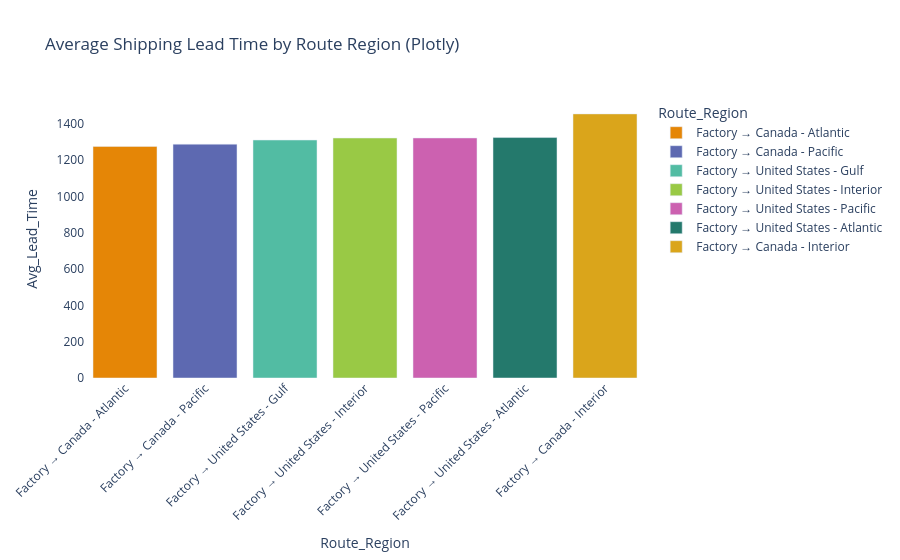

Notebook cell for this chart:
### Code cell
fig_rr_avg = px.bar(route_region_summary.sort_values(by='Avg_Lead_Time'),
                    x='Route_Region', y='Avg_Lead_Time',
                    title='Average Shipping Lead Time by Route Region (Plotly)',
                    color='Route_Region', color_discrete_sequence=px.colors.qualitative.Vivid)
fig_rr_avg.update_layout(xaxis_tickangle=-45, plot_bgcolor='rgba(0,0,0,0)', paper_bgcolor='rgba(0,0,0,0)')
fig_rr_avg.show()

### Figure 1 — Plotly figure (JSON) as saved in the notebook; plotly's stock layout.template omitted (floating-point values rounded to 4 significant figures)
{"data": [{"hovertemplate": "Route_Region=%{x}<br>Avg_Lead_Time=%{y}<extra></extra>", "legendgroup": "Factory → Canada - Atlantic", "marker": {"color": "rgb(229, 134, 6)", "pattern": {"shape": ""}}, "name": "Factory → Canada - Atlantic", "orientation": "v", "showlegend": true, "textposition": "auto", "type": "bar", "x": ["Factory → Canada - Atlantic"], "xaxis": "x", "y": [1276.0], "yaxis": "y"}, {"hovertemplate": "Route_Region=%{x}<br>Avg_Lead_Time=%{y}<extra></extra>", "legendgroup": "Factory → Canada - Pacific", "marker": {"color": "rgb(93, 105, 177)", "pattern": {"shape": ""}}, "name": "Factory → Canada - Pacific", "orientation": "v", "showlegend": true, "textposition": "auto", "type": "bar", "x": ["Factory → Canada - Pacific"], "xaxis": "x", "y": [1289.0], "yaxis": "y"}, {"hovertemplate": "Route_Region=%{x}<br>Avg_Lead_Time=%{y}<extra></extra>", "legendgroup": "Factory → United States - Gulf", "marker": {"color": "rgb(82, 188, 163)", "pattern": {"shape": ""}}, "name": "Factory → United States - Gulf", "orientation": "v", "showlegend": true, "textposition": "auto", "type": "bar", "x": ["Factory → United States - Gulf"], "xaxis": "x", "y": [1311.0], "yaxis": "y"}, {"hovertemplate": "Route_Region=%{x}<br>Avg_Lead_Time=%{y}<extra></extra>", "legendgroup": "Factory → United States - Interior", "marker": {"color": "rgb(153, 201, 69)", "pattern": {"shape": ""}}, "name": "Factory → United States - Interior", "orientation": "v", "showlegend": true, "textposition": "auto", "type": "bar", "x": ["Factory → United States - Interior"], "xaxis": "x", "y": [1322.0], "yaxis": "y"}, {"hovertemplate": "Route_Region=%{x}<br>Avg_Lead_Time=%{y}<extra></extra>", "legendgroup": "Factory → United States - Pacific", "marker": {"color": "rgb(204, 97, 176)", "pattern": {"shape": ""}}, "name": "Factory → United States - Pacific", "orientation": "v", "showlegend": true, "textposition": "auto", "type": "bar", "x": ["Factory → United States - Pacific"], "xaxis": "x", "y": [1323.0], "yaxis": "y"}, {"hovertemplate": "Route_Region=%{x}<br>Avg_Lead_Time=%{y}<extra></extra>", "legendgroup": "Factory → United States - Atlantic", "marker": {"color": "rgb(36, 121, 108)", "pattern": {"shape": ""}}, "name": "Factory → United States - Atlantic", "orientation": "v", "showlegend": true, "textposition": "auto", "type": "bar", "x": ["Factory → United States - Atlantic"], "xaxis": "x", "y": [1325.0], "yaxis": "y"}, {"hovertemplate": "Route_Region=%{x}<br>Avg_Lead_Time=%{y}<extra></extra>", "legendgroup": "Factory → Canada - Interior", "marker": {"color": "rgb(218, 165, 27)", "pattern": {"shape": ""}}, "name": "Factory → Canada - Interior", "orientation": "v", "showlegend": true, "textposition": "auto", "type": "bar", "x": ["Factory → Canada - Interior"], "xaxis": "x", "y": [1455.0], "yaxis": "y"}], "layout": {"barmode": "relative", "legend": {"title": {"text": "Route_Region"}, "tracegroupgap": 0}, "paper_bgcolor": "rgba(0,0,0,0)", "plot_bgcolor": "rgba(0,0,0,0)", "title": {"text": "Average Shipping Lead Time by Route Region (Plotly)"}, "xaxis": {"anchor": "y", "categoryarray": ["Factory → Canada - Atlantic", "Factory → Canada - Pacific", "Factory → United States - Gulf", "Factory → United States - Interior", "Factory → United States - Pacific", "Factory → United States - Atlantic", "Factory → Canada - Interior"], "categoryorder": "array", "domain": [0, 1], "tickangle": -45, "title": {"text": "Route_Region"}}, "yaxis": {"anchor": "x", "domain": [0, 1], "title": {"text": "Avg_Lead_Time"}}}}
